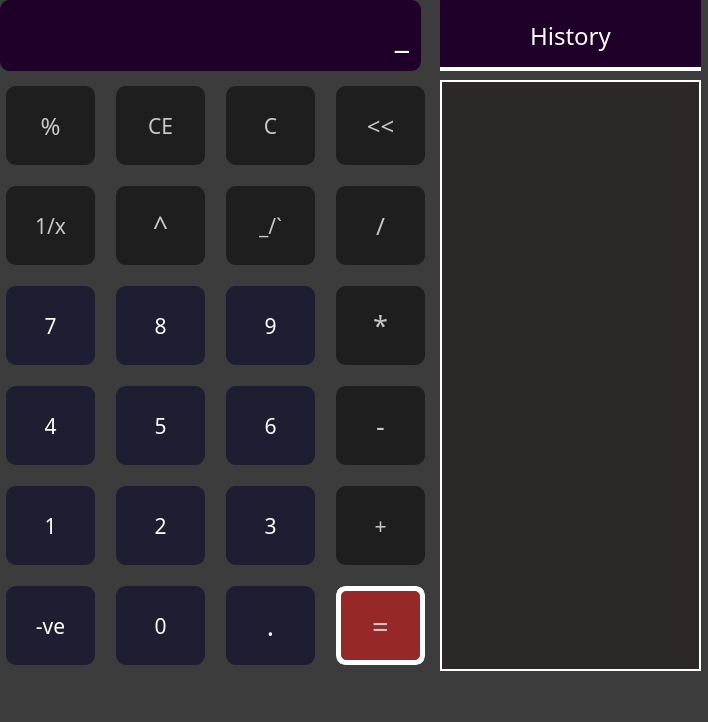
<?xml version="1.0" encoding="UTF-8"?>
<ui version="4.0">
 <class>MainWindow</class>
 <widget class="QMainWindow" name="MainWindow">
  <property name="geometry">
   <rect>
    <x>0</x>
    <y>0</y>
    <width>708</width>
    <height>722</height>
   </rect>
  </property>
  <property name="windowTitle">
   <string>MainWindow</string>
  </property>
  <property name="styleSheet">
   <string notr="true">background-color:rgb(60,60,60);</string>
  </property>
  <widget class="QWidget" name="centralwidget">
   <widget class="QLabel" name="label_2">
    <property name="geometry">
     <rect>
      <x>440</x>
      <y>0</y>
      <width>261</width>
      <height>71</height>
     </rect>
    </property>
    <property name="font">
     <font>
      <family>Sitka Small</family>
      <pointsize>18</pointsize>
      <weight>50</weight>
      <bold>false</bold>
     </font>
    </property>
    <property name="styleSheet">
     <string notr="true">background-color:rgb(30,0,40);color:white;border-bottom:4px solid white;</string>
    </property>
    <property name="text">
     <string>History</string>
    </property>
    <property name="alignment">
     <set>Qt::AlignCenter</set>
    </property>
   </widget>
   <widget class="QFrame" name="frame">
    <property name="geometry">
     <rect>
      <x>0</x>
      <y>80</y>
      <width>431</width>
      <height>591</height>
     </rect>
    </property>
    <property name="styleSheet">
     <string notr="true">margin:6;border-radius:10px;background-color:rgb(60,60,60);</string>
    </property>
    <property name="frameShape">
     <enum>QFrame::StyledPanel</enum>
    </property>
    <property name="frameShadow">
     <enum>QFrame::Raised</enum>
    </property>
    <widget class="QPushButton" name="remainder">
     <property name="geometry">
      <rect>
       <x>0</x>
       <y>0</y>
       <width>101</width>
       <height>91</height>
      </rect>
     </property>
     <property name="font">
      <font>
       <family>Bauhaus 93</family>
       <pointsize>18</pointsize>
      </font>
     </property>
     <property name="styleSheet">
      <string notr="true">background-color:rgb(30,30,30);  color:rgb(200,200,200);  border-radius:10px;</string>
     </property>
     <property name="text">
      <string>%</string>
     </property>
    </widget>
    <widget class="QPushButton" name="clear_all">
     <property name="geometry">
      <rect>
       <x>110</x>
       <y>0</y>
       <width>101</width>
       <height>91</height>
      </rect>
     </property>
     <property name="font">
      <font>
       <family>Bauhaus 93</family>
       <pointsize>16</pointsize>
      </font>
     </property>
     <property name="styleSheet">
      <string notr="true">background-color:rgb(30,30,30);  color:rgb(200,200,200);  border-radius:10px;</string>
     </property>
     <property name="text">
      <string>CE</string>
     </property>
    </widget>
    <widget class="QPushButton" name="clear">
     <property name="geometry">
      <rect>
       <x>220</x>
       <y>0</y>
       <width>101</width>
       <height>91</height>
      </rect>
     </property>
     <property name="font">
      <font>
       <family>Bauhaus 93</family>
       <pointsize>16</pointsize>
      </font>
     </property>
     <property name="styleSheet">
      <string notr="true">background-color:rgb(30,30,30);  color:rgb(200,200,200);  border-radius:10px;</string>
     </property>
     <property name="text">
      <string>C</string>
     </property>
    </widget>
    <widget class="QPushButton" name="backspace">
     <property name="geometry">
      <rect>
       <x>330</x>
       <y>0</y>
       <width>101</width>
       <height>91</height>
      </rect>
     </property>
     <property name="font">
      <font>
       <family>Bauhaus 93</family>
       <pointsize>18</pointsize>
      </font>
     </property>
     <property name="styleSheet">
      <string notr="true">background-color:rgb(30,30,30);  color:rgb(200,200,200);  border-radius:10px;</string>
     </property>
     <property name="text">
      <string>&lt;&lt;</string>
     </property>
    </widget>
    <widget class="QPushButton" name="root">
     <property name="geometry">
      <rect>
       <x>220</x>
       <y>100</y>
       <width>101</width>
       <height>91</height>
      </rect>
     </property>
     <property name="font">
      <font>
       <family>Bauhaus 93</family>
       <pointsize>16</pointsize>
      </font>
     </property>
     <property name="styleSheet">
      <string notr="true">background-color:rgb(30,30,30);  color:rgb(200,200,200);  border-radius:10px;</string>
     </property>
     <property name="text">
      <string>_/`</string>
     </property>
    </widget>
    <widget class="QPushButton" name="reciprocal">
     <property name="geometry">
      <rect>
       <x>0</x>
       <y>100</y>
       <width>101</width>
       <height>91</height>
      </rect>
     </property>
     <property name="font">
      <font>
       <family>Bauhaus 93</family>
       <pointsize>16</pointsize>
      </font>
     </property>
     <property name="styleSheet">
      <string notr="true">background-color:rgb(30,30,30);  color:rgb(200,200,200);  border-radius:10px;</string>
     </property>
     <property name="text">
      <string>1/x</string>
     </property>
    </widget>
    <widget class="QPushButton" name="power">
     <property name="geometry">
      <rect>
       <x>110</x>
       <y>100</y>
       <width>101</width>
       <height>91</height>
      </rect>
     </property>
     <property name="font">
      <font>
       <family>Bauhaus 93</family>
       <pointsize>20</pointsize>
      </font>
     </property>
     <property name="styleSheet">
      <string notr="true">background-color:rgb(30,30,30);  color:rgb(200,200,200);  border-radius:10px;</string>
     </property>
     <property name="text">
      <string>^</string>
     </property>
    </widget>
    <widget class="QPushButton" name="divide">
     <property name="geometry">
      <rect>
       <x>330</x>
       <y>100</y>
       <width>101</width>
       <height>91</height>
      </rect>
     </property>
     <property name="font">
      <font>
       <family>Bauhaus 93</family>
       <pointsize>18</pointsize>
      </font>
     </property>
     <property name="styleSheet">
      <string notr="true">background-color:rgb(30,30,30);  color:rgb(200,200,200);  border-radius:10px;</string>
     </property>
     <property name="text">
      <string>/</string>
     </property>
    </widget>
    <widget class="QPushButton" name="b9">
     <property name="geometry">
      <rect>
       <x>220</x>
       <y>200</y>
       <width>101</width>
       <height>91</height>
      </rect>
     </property>
     <property name="font">
      <font>
       <family>Bauhaus 93</family>
       <pointsize>16</pointsize>
      </font>
     </property>
     <property name="styleSheet">
      <string notr="true">background-color:rgb(30,30,50);  color:white;  border-radius:10px;</string>
     </property>
     <property name="text">
      <string>9</string>
     </property>
    </widget>
    <widget class="QPushButton" name="b7">
     <property name="geometry">
      <rect>
       <x>0</x>
       <y>200</y>
       <width>101</width>
       <height>91</height>
      </rect>
     </property>
     <property name="font">
      <font>
       <family>Bauhaus 93</family>
       <pointsize>16</pointsize>
      </font>
     </property>
     <property name="styleSheet">
      <string notr="true">background-color:rgb(30,30,50);  color:white;  border-radius:10px;</string>
     </property>
     <property name="text">
      <string>7</string>
     </property>
    </widget>
    <widget class="QPushButton" name="b8">
     <property name="geometry">
      <rect>
       <x>110</x>
       <y>200</y>
       <width>101</width>
       <height>91</height>
      </rect>
     </property>
     <property name="font">
      <font>
       <family>Bauhaus 93</family>
       <pointsize>16</pointsize>
      </font>
     </property>
     <property name="styleSheet">
      <string notr="true">background-color:rgb(30,30,50);  color:white;  border-radius:10px;</string>
     </property>
     <property name="text">
      <string>8</string>
     </property>
    </widget>
    <widget class="QPushButton" name="multiply">
     <property name="geometry">
      <rect>
       <x>330</x>
       <y>200</y>
       <width>101</width>
       <height>91</height>
      </rect>
     </property>
     <property name="font">
      <font>
       <family>Bauhaus 93</family>
       <pointsize>20</pointsize>
      </font>
     </property>
     <property name="styleSheet">
      <string notr="true">background-color:rgb(30,30,30);  color:rgb(200,200,200);  border-radius:10px;</string>
     </property>
     <property name="text">
      <string>*</string>
     </property>
    </widget>
    <widget class="QPushButton" name="b6">
     <property name="geometry">
      <rect>
       <x>220</x>
       <y>300</y>
       <width>101</width>
       <height>91</height>
      </rect>
     </property>
     <property name="font">
      <font>
       <family>Bauhaus 93</family>
       <pointsize>16</pointsize>
      </font>
     </property>
     <property name="styleSheet">
      <string notr="true">background-color:rgb(30,30,50);  color:white;  border-radius:10px;</string>
     </property>
     <property name="text">
      <string>6</string>
     </property>
    </widget>
    <widget class="QPushButton" name="b4">
     <property name="geometry">
      <rect>
       <x>0</x>
       <y>300</y>
       <width>101</width>
       <height>91</height>
      </rect>
     </property>
     <property name="font">
      <font>
       <family>Bauhaus 93</family>
       <pointsize>16</pointsize>
      </font>
     </property>
     <property name="styleSheet">
      <string notr="true">background-color:rgb(30,30,50);  color:white;  border-radius:10px;</string>
     </property>
     <property name="text">
      <string>4</string>
     </property>
    </widget>
    <widget class="QPushButton" name="b5">
     <property name="geometry">
      <rect>
       <x>110</x>
       <y>300</y>
       <width>101</width>
       <height>91</height>
      </rect>
     </property>
     <property name="font">
      <font>
       <family>Bauhaus 93</family>
       <pointsize>16</pointsize>
      </font>
     </property>
     <property name="styleSheet">
      <string notr="true">background-color:rgb(30,30,50);  color:white;  border-radius:10px;</string>
     </property>
     <property name="text">
      <string>5</string>
     </property>
    </widget>
    <widget class="QPushButton" name="minus">
     <property name="geometry">
      <rect>
       <x>330</x>
       <y>300</y>
       <width>101</width>
       <height>91</height>
      </rect>
     </property>
     <property name="font">
      <font>
       <family>Bauhaus 93</family>
       <pointsize>20</pointsize>
      </font>
     </property>
     <property name="styleSheet">
      <string notr="true">background-color:rgb(30,30,30);  color:rgb(200,200,200);  border-radius:10px;</string>
     </property>
     <property name="text">
      <string>-</string>
     </property>
    </widget>
    <widget class="QPushButton" name="b3">
     <property name="geometry">
      <rect>
       <x>220</x>
       <y>400</y>
       <width>101</width>
       <height>91</height>
      </rect>
     </property>
     <property name="font">
      <font>
       <family>Bauhaus 93</family>
       <pointsize>16</pointsize>
      </font>
     </property>
     <property name="styleSheet">
      <string notr="true">background-color:rgb(30,30,50);  color:white;  border-radius:10px;</string>
     </property>
     <property name="text">
      <string>3</string>
     </property>
    </widget>
    <widget class="QPushButton" name="b1">
     <property name="geometry">
      <rect>
       <x>0</x>
       <y>400</y>
       <width>101</width>
       <height>91</height>
      </rect>
     </property>
     <property name="font">
      <font>
       <family>Bauhaus 93</family>
       <pointsize>16</pointsize>
      </font>
     </property>
     <property name="styleSheet">
      <string notr="true">background-color:rgb(30,30,50);  color:white;  border-radius:10px;</string>
     </property>
     <property name="text">
      <string>1</string>
     </property>
    </widget>
    <widget class="QPushButton" name="b2">
     <property name="geometry">
      <rect>
       <x>110</x>
       <y>400</y>
       <width>101</width>
       <height>91</height>
      </rect>
     </property>
     <property name="font">
      <font>
       <family>Bauhaus 93</family>
       <pointsize>16</pointsize>
      </font>
     </property>
     <property name="styleSheet">
      <string notr="true">background-color:rgb(30,30,50);  color:white;  border-radius:10px;</string>
     </property>
     <property name="text">
      <string>2</string>
     </property>
    </widget>
    <widget class="QPushButton" name="plus">
     <property name="geometry">
      <rect>
       <x>330</x>
       <y>400</y>
       <width>101</width>
       <height>91</height>
      </rect>
     </property>
     <property name="font">
      <font>
       <family>Bauhaus 93</family>
       <pointsize>16</pointsize>
      </font>
     </property>
     <property name="styleSheet">
      <string notr="true">background-color:rgb(30,30,30);  color:white;  background-color:rgb(30,30,30);  color:rgb(200,200,200);  border-radius:10px;-radius:10px;</string>
     </property>
     <property name="text">
      <string>+</string>
     </property>
    </widget>
    <widget class="QPushButton" name="point">
     <property name="geometry">
      <rect>
       <x>220</x>
       <y>500</y>
       <width>101</width>
       <height>91</height>
      </rect>
     </property>
     <property name="font">
      <font>
       <family>Bauhaus 93</family>
       <pointsize>20</pointsize>
      </font>
     </property>
     <property name="styleSheet">
      <string notr="true">background-color:rgb(30,30,50);  color:white;  border-radius:10px;</string>
     </property>
     <property name="text">
      <string>.</string>
     </property>
    </widget>
    <widget class="QPushButton" name="sign">
     <property name="geometry">
      <rect>
       <x>0</x>
       <y>500</y>
       <width>101</width>
       <height>91</height>
      </rect>
     </property>
     <property name="font">
      <font>
       <family>Bauhaus 93</family>
       <pointsize>16</pointsize>
      </font>
     </property>
     <property name="styleSheet">
      <string notr="true">background-color:rgb(30,30,50);  color:white;  border-radius:10px;</string>
     </property>
     <property name="text">
      <string>-ve</string>
     </property>
    </widget>
    <widget class="QPushButton" name="b0">
     <property name="geometry">
      <rect>
       <x>110</x>
       <y>500</y>
       <width>101</width>
       <height>91</height>
      </rect>
     </property>
     <property name="font">
      <font>
       <family>Bauhaus 93</family>
       <pointsize>16</pointsize>
      </font>
     </property>
     <property name="styleSheet">
      <string notr="true">background-color:rgb(30,30,50);  color:white;  border-radius:10px;</string>
     </property>
     <property name="text">
      <string>0</string>
     </property>
    </widget>
    <widget class="QPushButton" name="equal">
     <property name="geometry">
      <rect>
       <x>330</x>
       <y>500</y>
       <width>101</width>
       <height>91</height>
      </rect>
     </property>
     <property name="font">
      <font>
       <family>Bauhaus 93</family>
       <pointsize>22</pointsize>
      </font>
     </property>
     <property name="styleSheet">
      <string notr="true">background-color:rgb(150,40,40);  color:rgb(200,200,200);  border-radius:10px;border: 5px solid white;</string>
     </property>
     <property name="text">
      <string>=</string>
     </property>
    </widget>
   </widget>
   <widget class="QLabel" name="history">
    <property name="geometry">
     <rect>
      <x>440</x>
      <y>80</y>
      <width>261</width>
      <height>591</height>
     </rect>
    </property>
    <property name="font">
     <font>
      <family>Berlin Sans FB</family>
      <pointsize>14</pointsize>
     </font>
    </property>
    <property name="styleSheet">
     <string notr="true">background-color:rgb(45,40,40);color:rgb(200,200,200);border:2px solid white;</string>
    </property>
    <property name="text">
     <string/>
    </property>
    <property name="scaledContents">
     <bool>true</bool>
    </property>
    <property name="alignment">
     <set>Qt::AlignRight|Qt::AlignTrailing|Qt::AlignVCenter</set>
    </property>
    <property name="wordWrap">
     <bool>true</bool>
    </property>
   </widget>
   <widget class="QLineEdit" name="display">
    <property name="geometry">
     <rect>
      <x>0</x>
      <y>0</y>
      <width>421</width>
      <height>71</height>
     </rect>
    </property>
    <property name="font">
     <font>
      <family>Century Gothic</family>
      <pointsize>24</pointsize>
      <weight>50</weight>
      <bold>false</bold>
     </font>
    </property>
    <property name="autoFillBackground">
     <bool>false</bool>
    </property>
    <property name="styleSheet">
     <string notr="true">background-color:rgb(30,0,40);  color:white;  border-radius:10px;</string>
    </property>
    <property name="text">
     <string>   _ </string>
    </property>
    <property name="alignment">
     <set>Qt::AlignRight|Qt::AlignTrailing|Qt::AlignVCenter</set>
    </property>
   </widget>
  </widget>
  <widget class="QMenuBar" name="menubar">
   <property name="geometry">
    <rect>
     <x>0</x>
     <y>0</y>
     <width>708</width>
     <height>26</height>
    </rect>
   </property>
  </widget>
  <widget class="QStatusBar" name="statusbar"/>
 </widget>
 <resources/>
 <connections/>
</ui>
